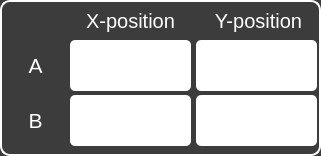
  <widget class="QFrame" name="frame2">
   <property name="geometry">
    <rect>
     <x>910</x>
     <y>880</y>
     <width>321</width>
     <height>156</height>
    </rect>
   </property>
   <property name="font">
    <font>
     <family>Ubuntu</family>
    </font>
   </property>
   <property name="styleSheet">
    <string notr="true">background:rgb(60, 60, 60);
border-radius: 10px;
border: 2px solid white;</string>
   </property>
   <property name="frameShape">
    <enum>QFrame::StyledPanel</enum>
   </property>
   <property name="frameShadow">
    <enum>QFrame::Raised</enum>
   </property>
   <widget class="QLabel" name="x_2">
    <property name="geometry">
     <rect>
      <x>75</x>
      <y>5</y>
      <width>111</width>
      <height>31</height>
     </rect>
    </property>
    <property name="font">
     <font>
      <family>Ubuntu</family>
      <pointsize>15</pointsize>
     </font>
    </property>
    <property name="styleSheet">
     <string notr="true">color: white;
border: 2px solid rgb(60, 60, 60);</string>
    </property>
    <property name="text">
     <string>X-position</string>
    </property>
    <property name="alignment">
     <set>Qt::AlignCenter</set>
    </property>
   </widget>
   <widget class="QLabel" name="label_35">
    <property name="geometry">
     <rect>
      <x>5</x>
      <y>40</y>
      <width>61</width>
      <height>51</height>
     </rect>
    </property>
    <property name="font">
     <font>
      <family>Ubuntu</family>
      <pointsize>16</pointsize>
     </font>
    </property>
    <property name="styleSheet">
     <string notr="true">color: white;
border: 2px solid rgb(60, 60, 60);</string>
    </property>
    <property name="text">
     <string>A</string>
    </property>
    <property name="alignment">
     <set>Qt::AlignCenter</set>
    </property>
   </widget>
   <widget class="QLabel" name="y_2">
    <property name="geometry">
     <rect>
      <x>203</x>
      <y>5</y>
      <width>111</width>
      <height>31</height>
     </rect>
    </property>
    <property name="font">
     <font>
      <family>Ubuntu</family>
      <pointsize>15</pointsize>
     </font>
    </property>
    <property name="styleSheet">
     <string notr="true">color: white;
border: 2px solid rgb(60, 60, 60);</string>
    </property>
    <property name="text">
     <string>Y-position</string>
    </property>
    <property name="alignment">
     <set>Qt::AlignCenter</set>
    </property>
   </widget>
   <widget class="QLabel" name="label_31">
    <property name="geometry">
     <rect>
      <x>5</x>
      <y>95</y>
      <width>61</width>
      <height>51</height>
     </rect>
    </property>
    <property name="font">
     <font>
      <family>Ubuntu</family>
      <pointsize>16</pointsize>
     </font>
    </property>
    <property name="styleSheet">
     <string notr="true">color: white;
border: 2px solid rgb(60, 60, 60);</string>
    </property>
    <property name="text">
     <string>B</string>
    </property>
    <property name="alignment">
     <set>Qt::AlignCenter</set>
    </property>
   </widget>
   <widget class="QLineEdit" name="Ax_2">
    <property name="enabled">
     <bool>true</bool>
    </property>
    <property name="geometry">
     <rect>
      <x>70</x>
      <y>40</y>
      <width>121</width>
      <height>51</height>
     </rect>
    </property>
    <property name="font">
     <font>
      <family>Ubuntu Condensed</family>
      <pointsize>24</pointsize>
     </font>
    </property>
    <property name="styleSheet">
     <string notr="true">border: 2px white;
border-radius: 5px;
padding: 0 8px;
background: white;
color: red;</string>
    </property>
    <property name="inputMethodHints">
     <set>Qt::ImhNone</set>
    </property>
    <property name="inputMask">
     <string/>
    </property>
    <property name="maxLength">
     <number>20</number>
    </property>
   </widget>
   <widget class="QLineEdit" name="Ay_2">
    <property name="enabled">
     <bool>true</bool>
    </property>
    <property name="geometry">
     <rect>
      <x>196</x>
      <y>40</y>
      <width>121</width>
      <height>51</height>
     </rect>
    </property>
    <property name="font">
     <font>
      <family>Ubuntu Condensed</family>
      <pointsize>24</pointsize>
     </font>
    </property>
    <property name="styleSheet">
     <string notr="true">border: 2px white;
border-radius: 5px;
padding: 0 8px;
background: white;
color: red;</string>
    </property>
    <property name="inputMethodHints">
     <set>Qt::ImhNone</set>
    </property>
    <property name="inputMask">
     <string/>
    </property>
    <property name="maxLength">
     <number>20</number>
    </property>
   </widget>
   <widget class="QLineEdit" name="Bx_2">
    <property name="enabled">
     <bool>true</bool>
    </property>
    <property name="geometry">
     <rect>
      <x>70</x>
      <y>95</y>
      <width>121</width>
      <height>51</height>
     </rect>
    </property>
    <property name="font">
     <font>
      <family>Ubuntu Condensed</family>
      <pointsize>24</pointsize>
     </font>
    </property>
    <property name="styleSheet">
     <string notr="true">border: 2px white;
border-radius: 5px;
padding: 0 8px;
background: white;
color: red;</string>
    </property>
    <property name="inputMethodHints">
     <set>Qt::ImhNone</set>
    </property>
    <property name="inputMask">
     <string/>
    </property>
    <property name="maxLength">
     <number>20</number>
    </property>
   </widget>
   <widget class="QLineEdit" name="By_2">
    <property name="enabled">
     <bool>true</bool>
    </property>
    <property name="geometry">
     <rect>
      <x>196</x>
      <y>95</y>
      <width>121</width>
      <height>51</height>
     </rect>
    </property>
    <property name="font">
     <font>
      <family>Ubuntu Condensed</family>
      <pointsize>24</pointsize>
     </font>
    </property>
    <property name="styleSheet">
     <string notr="true">border: 2px white;
border-radius: 5px;
padding: 0 8px;
background: white;
color: red;</string>
    </property>
    <property name="inputMethodHints">
     <set>Qt::ImhNone</set>
    </property>
    <property name="inputMask">
     <string/>
    </property>
    <property name="maxLength">
     <number>20</number>
    </property>
   </widget>
  </widget>
